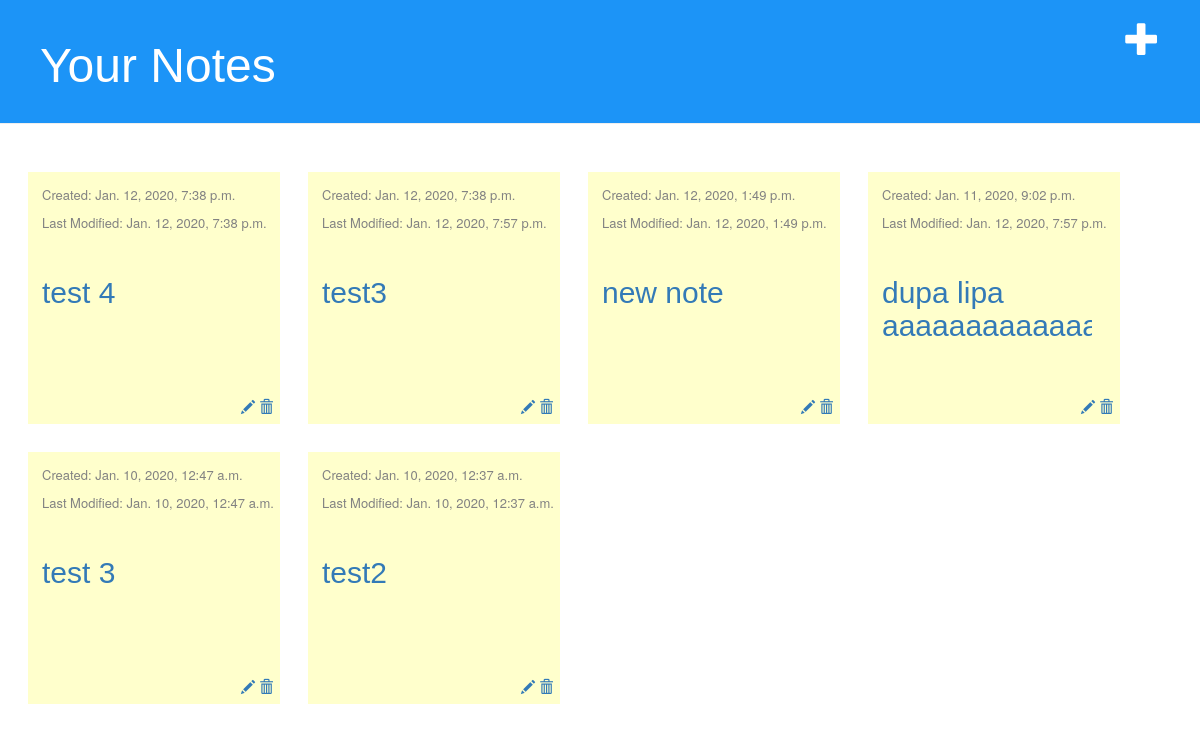
The page / on the database its author committed.
### Note/models.py (models this page shows, shortened)
class Note(models.Model):
    id = models.UUIDField(primary_key = True, default = uuid.uuid4, editable = False)
    title = models.CharField(max_length=200)
    text = models.TextField()
    created_date = models.DateTimeField(auto_now_add = True)
    modified_date = models.DateTimeField(auto_now = True)

### Note/views.py (the view)
# urls.py: path('', views.note_list, name='note_list'),
def note_list(request):
    all_notes = Note.objects.all().order_by('created_date').reverse()
    return render(request, 'note_list.html', {'notes': all_notes})

### Note/templates/note_list.html
{% extends 'base.html' %}
{% block content %}
            <ul>
                {% for note in notes %}
                <li>
                    <div>
                        <a href="{% url 'note_details' pk=note.id %}" class="fill-div">
                        <div class="date">
                            <p>Created: {{ note.created_date }}</p>
                            <p>Last Modified: {{ note.modified_date }}</p>
                        </div>
                        <div class="note-content-title">
                        <h2>
                                {{ note.title }}
                        </h2>
                        </div>
                        <div class="note-content-buttons">
                            <a href="{% url 'note_edit' pk=note.id %}"><span class="glyphicon glyphicon-pencil"></span></a>
                            <a href="{% url 'note_delete' pk=note.id %}"><span class="glyphicon glyphicon-trash"></span></a>
                        </div>
                        </a>
                    </div>
                </li>
                {% endfor %}
            </ul>
{% endblock %}

### Note/templates/base.html (shortened to what this page needs)
{% load static %}
<html>
    <head>
        <link rel="stylesheet" href="//maxcdn.bootstrapcdn.com/bootstrap/3.2.0/css/bootstrap.min.css">
        <link rel="stylesheet" href="//maxcdn.bootstrapcdn.com/bootstrap/3.2.0/css/bootstrap-theme.min.css">
        <link rel="stylesheet" href="{% static 'css/notes.css' %}">
    </head>
    <body>
        <div class="page-header">
            <a href="{% url 'note_new' %}" class="top-menu"><span class="glyphicon glyphicon-plus"></span></a>
            <h1><a href="/">Your Notes</a></h1>
        </div>
        {% block content %}
        {% endblock %}
    </body>
</html>

### Note/static/css/notes.css (style rules this page uses)
.page-header { background-color: #1c94f7; margin-top: 0; padding: 20px 20px 20px 40px; }
.page-header h1, .page-header h1 a, .page-header h1 a:visited, .page-header h1 a:active { color: #ffffff; font-size: 36pt; text-decoration: none; }
h1, h2, h3, h4 { font-family: 'Arial', cursive; }
.date { color: #828282; padding-bottom: 1em; font-size: 13px; }
.top-menu, .top-menu:hover, .top-menu:visited { color: #ffffff; float: right; font-size: 26pt; margin-right: 20px; }
ul,li { list-style-type: none; }
ul { overflow: hidden; padding: 1em; }
ul li { text-decoration:none; color:#000; background:#ffc; display:inline-table; height:18em; width:18em; position: relative; padding:1em; margin:1em; float:left; }
.note-content-buttons { position: absolute; bottom: 0; right: 0; padding: 0.5em; }
.note-content-title { position: absolute; overflow: hidden; text-overflow: ellipsis; display: block; -o-text-overflow: ellipsis; -webkit-line-clamp: ellipsis; width: 15em; }
a.fill-div { position: absolute; height: 18em; width: 18em; text-decoration: none; }

### rows shown on the page
Note: created_date "Jan. 12, 2020, 7:38 p.m.", modified_date "Jan. 12, 2020, 7:38 p.m.", title "test 4"
Note: created_date "Jan. 12, 2020, 7:38 p.m.", modified_date "Jan. 12, 2020, 7:57 p.m.", title "test3"
Note: created_date "Jan. 12, 2020, 1:49 p.m.", modified_date "Jan. 12, 2020, 1:49 p.m.", title "new note"
Note: created_date "Jan. 11, 2020, 9:02 p.m.", modified_date "Jan. 12, 2020, 7:57 p.m.", title "dupa lipa aaaaaaaaaaa…"
Note: created_date "Jan. 10, 2020, 12:47 a.m.", modified_date "Jan. 10, 2020, 12:47 a.m.", title "test 3"
Note: created_date "Jan. 10, 2020, 12:37 a.m.", modified_date "Jan. 10, 2020, 12:37 a.m.", title "test2"
